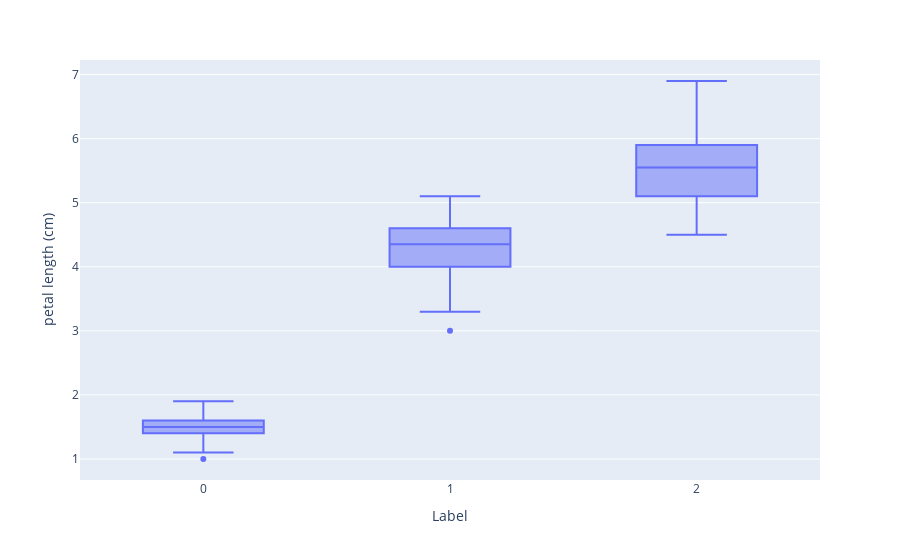

Notebook code for this chart:
### Code cell
fig = px.box(df, x="Label", y="petal length (cm)")
fig.show()

### Figure 1 — Plotly figure (JSON) as saved in the notebook; plotly's stock layout.template omitted (floating-point values rounded to 4 significant figures; data arrays with more than 128 entries replaced by an {"elided": "..."} marker saying what was removed)
{"data": [{"alignmentgroup": "True", "hovertemplate": "Label=%{x}<br>petal length (cm)=%{y}<extra></extra>", "legendgroup": "", "marker": {"color": "#636efa"}, "name": "", "notched": false, "offsetgroup": "", "orientation": "v", "showlegend": false, "type": "box", "x": {"elided": "150 int values"}, "x0": " ", "xaxis": "x", "y": {"elided": "150 float values"}, "y0": " ", "yaxis": "y"}], "layout": {"boxmode": "group", "legend": {"tracegroupgap": 0}, "margin": {"t": 60}, "xaxis": {"anchor": "y", "domain": [0, 1], "title": {"text": "Label"}}, "yaxis": {"anchor": "x", "domain": [0, 1], "title": {"text": "petal length (cm)"}}}}
